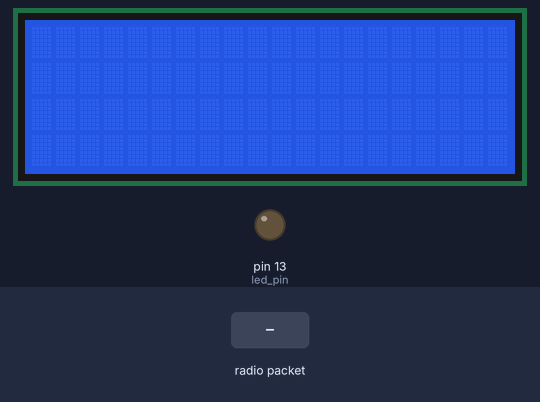
The sketch below on a simulated Arduino Uno, built with avr-gcc and run on an emulated ATmega328P. Parts: 20×4 character LCD, output pins drawn as LEDs (lit = HIGH). The inputs (shaded band) are chosen by the test bench. No radio packets arrive unless stated; what the sketch prints to the serial monitor is not drawn.

Above: at 2.2 s.
2.3 s: radio packet "1" arrives
At 3.6 s:
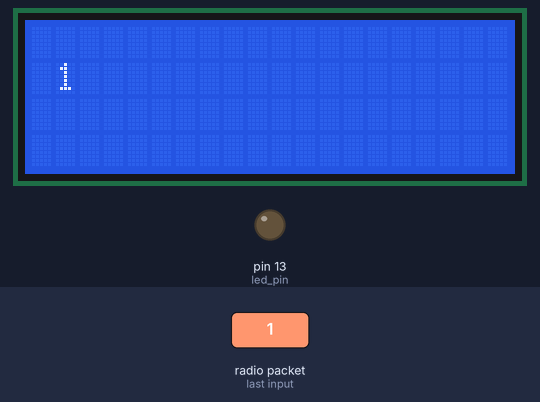
4.6 s: radio packet "0" arrives
At 5.9 s:
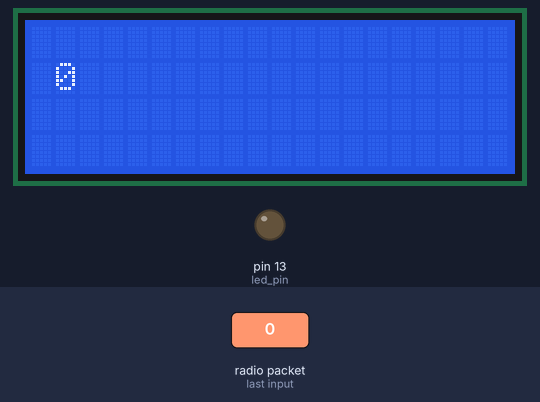
6.7 s: radio packet "2" arrives
At 8.2 s:
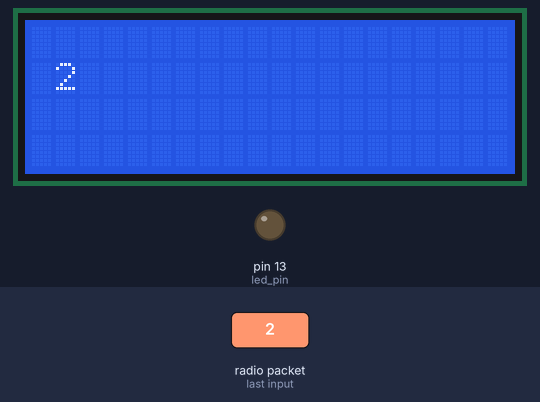
Timing chart, 0 to 9.7 s (numbered marks = the images above; inputs shaded):
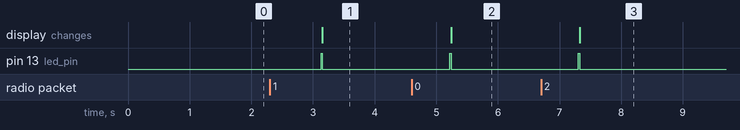

The sketch:

RF433_Rx2.ino
```cpp
// (licence header left out)
#include <Wire.h>
#include <LiquidCrystal_I2C.h>

#include <VirtualWire.h>
#include "TimerOne.h"


const int led_pin = 13;
const int transmit_pin = 6; //12
const int receive_pin = 7; //11


LiquidCrystal_I2C lcd(0x27, 20, 4); // set the LCD address to 0x27 for a 16 chars and 2 line display

    uint8_t buf[VW_MAX_MESSAGE_LEN];
    uint8_t buflen = VW_MAX_MESSAGE_LEN;

void setup()
{
   lcd.init();                      // initialize the lcd

  // Print a message to the LCD.
  lcd.backlight();
     lcd.clear() ;
    delay(1000);
    Serial.begin(9600);	// Debugging only
    Serial.println("RF 433 Receive session Start");

    // Initialise the IO and ISR
    vw_set_tx_pin(transmit_pin);
    vw_set_rx_pin(receive_pin);
    vw_set_ptt_inverted(true); // Required for DR3100
    vw_setup(2000);	 // Bits per sec

    vw_rx_start();       // Start the receiver PLL running

    pinMode(led_pin, OUTPUT);
      Timer1.initialize(100000);
       Timer1.setPeriod(1000000) ;
       Timer1.attachInterrupt(getRF433Data);

}

void loop()
{
    //getRF433Data();
      Serial.println(millis() / 10);
 //     delay(200);
}

void getRF433Data()
{
     Timer1.detachInterrupt() ;
     Serial.println("Enter Timer Session");

    if (vw_get_message(buf, &buflen)) // Non-blocking
    {
        Serial.println("We Get Data from RF433");
	int i;

        digitalWrite(led_pin, HIGH); // Flash a light to show received good message
	// Message with a good checksum received, dump it.

	  lcd.setCursor(1, 1);
	Serial.print("Got: ");
	    Serial.print('(');


	for (i = 0; i < buflen; i++)
	{
	    Serial.print(buf[i], HEX);
	    Serial.print('/');
	    Serial.print(char(buf[i]));
	    Serial.print(':');
             lcd.print(char(buf[i]));
	}
	    Serial.print(') ');
          Serial.println();
        digitalWrite(led_pin, LOW);
    }

      Timer1.attachInterrupt(getRF433Data);
}
```

Measured:
- after the input at 2.3 s, pin 13 (led_pin): LOW → HIGH after 0.83 s, → LOW 0.02 s later; the display: changes after 0.85 s (image 1)
- after the input at 4.6 s, pin 13 (led_pin): LOW → HIGH after 0.62 s, → LOW 0.02 s later; the display: changes after 0.64 s (image 2)
- after the input at 6.7 s, pin 13 (led_pin): LOW → HIGH after 0.61 s, → LOW 0.02 s later; the display: changes after 0.63 s (image 3)
